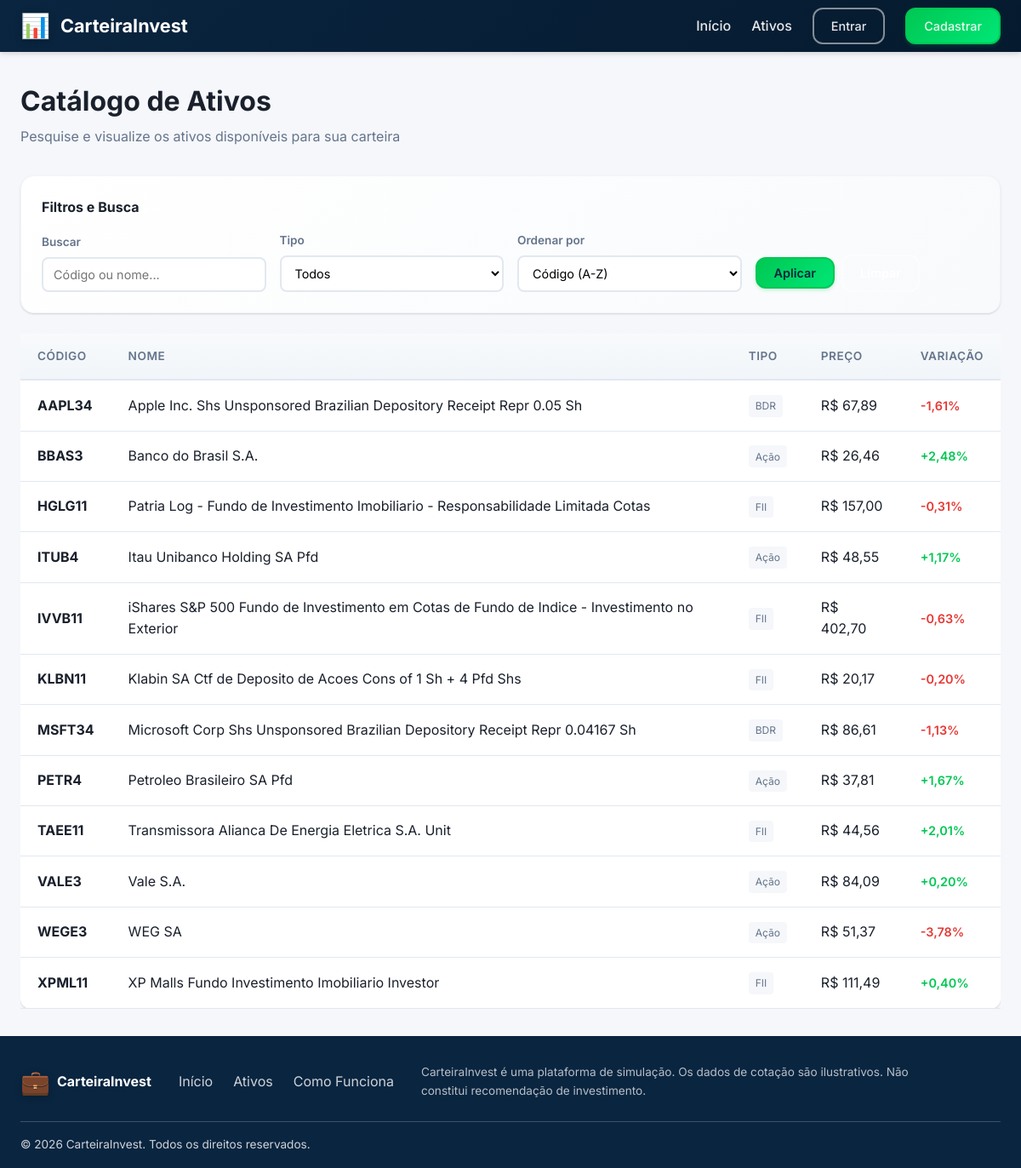
Page /ativos.php on the committed database.
### tables this page shows
CREATE TABLE `ativos` (
  `id` int(11) NOT NULL AUTO_INCREMENT,
  `codigo` varchar(20) NOT NULL,
  `nome` varchar(150) NOT NULL,
  `tipo_id` tinyint(4) NOT NULL,
  `preco_atual` decimal(18,4) DEFAULT 0.0000,
  `variacao_dia` decimal(8,2) DEFAULT 0.00,
  `created_at` timestamp NOT NULL DEFAULT current_timestamp(),
  PRIMARY KEY (`id`),
  UNIQUE KEY `uk_ativos_codigo` (`codigo`),
  KEY `idx_ativos_tipo` (`tipo_id`),
  CONSTRAINT `fk_ativos_tipos_ativo` FOREIGN KEY (`tipo_id`) REFERENCES `tipos_ativo` (`id`) ON UPDATE CASCADE
);

CREATE TABLE `tipos_ativo` (
  `id` tinyint(4) NOT NULL AUTO_INCREMENT,
  `nome` varchar(50) NOT NULL,
  `descricao` varchar(200) DEFAULT NULL,
  PRIMARY KEY (`id`),
  UNIQUE KEY `uk_tipos_ativo_nome` (`nome`)
);

### ativos.php (the view, shortened to what this page needs)
<?php
$busca = trim($_GET['q'] ?? '');
$filtroOrdenacaoAtivo = $_GET['ordenar'] ?? 'codigo_asc';
$pdo = getConnection();
$sqlAtivos = "SELECT a.*, t.nome as tipo FROM ativos a
    LEFT JOIN tipos_ativo t ON a.tipo_id = t.id
    WHERE 1=1";
$paramsAtivos = [];
switch ($filtroOrdenacaoAtivo) {
    default:
        $sqlAtivos .= " ORDER BY a.codigo ASC";
}
$stmt = $pdo->prepare($sqlAtivos);
$stmt->execute($paramsAtivos);
$ativos = $stmt->fetchAll();
include 'includes/header.php';
?>
<main class="main">
    <section class="page-header">
        <div class="container">
            <h1>Catálogo de Ativos</h1>
            <p>Pesquise e visualize os ativos disponíveis para sua carteira</p>
        </div>
    </section>
    <section class="ativos-filters">
        <div class="container">
            <div class="filters-card">
                <h3>Filtros e Busca</h3>
                <form method="GET" class="filters-form">
                    <div class="filters-grid">
                        <div class="filter-group">
                            <label>Buscar</label>
                            <input type="text" name="q" value="<?php echo htmlspecialchars($busca); ?>"
                                   placeholder="Código ou nome...">
                        </div>
                        <div class="filter-group">
                            <label>Tipo</label>
                            <select name="tipo">
                                <option value="">Todos</option>
                            </select>
                        </div>
                        <div class="filter-group">
                            <label>Ordenar por</label>
                            <select name="ordenar">
                                <option value="codigo_asc" <?php echo $filtroOrdenacaoAtivo == 'codigo_asc' ? 'selected' : ''; ?>>Código (A-Z)</option>
                            </select>
                        </div>
                        <div class="filter-actions">
                            <button type="submit" class="btn btn-primary">Aplicar</button>
                            <a href="ativos.php" class="btn btn-outline">Limpar</a>
                        </div>
                    </div>
                </form>
            </div>
        </div>
    </section>
    <section class="ativos-list">
        <div class="container">
            <?php if (empty($ativos)): ?>
            <div class="empty-state">
                <p>Nenhum ativo encontrado para "<?php echo htmlspecialchars($busca); ?>".</p>
                <a href="ativos.php" class="btn btn-outline">Ver todos os ativos</a>
            </div>
            <?php else: ?>
            <div class="table-responsive">
                <table class="table ativos-table">
                    <thead>
                        <tr>
                            <th>Código</th>
                            <th>Nome</th>
                            <th>Tipo</th>
                            <th>Preço</th>
                            <th>Variação</th>
                        </tr>
                    </thead>
                    <tbody>
                        <?php foreach ($ativos as $ativo): ?>
                        <tr>
                            <td><strong><?php echo htmlspecialchars($ativo['codigo']); ?></strong></td>
                            <td><?php echo htmlspecialchars($ativo['nome']); ?></td>
                            <td><span class="badge"><?php echo htmlspecialchars($ativo['tipo'] ?? 'N/A'); ?></span></td>
                            <td>R$ <?php echo number_format($ativo['preco_atual'], 2, ',', '.'); ?></td>
                            <td>
                                <span class="variacao <?php echo $ativo['variacao_dia'] >= 0 ? 'positive' : 'negative'; ?>">
                                    <?php echo ($ativo['variacao_dia'] >= 0 ? '+' : '') . number_format($ativo['variacao_dia'], 2, ',', '.') . '%'; ?>
                                </span>
                            </td>
                        </tr>
                        <?php endforeach; ?>
                    </tbody>
                </table>
            </div>
            <?php endif; ?>
        </div>
    </section>
</main>
<?php include 'includes/footer.php'; ?>

### assets/css/style.css (style rules this page uses)
:root { --primary: #0a2540; --primary-light: #1a365d; --primary-dark: #051a2e; --secondary: #00c853; --secondary-hover: #00e676; --secondary-light: #e8f5e9; --danger: #e53935; --danger-hover: #c62828; --danger-light: #ffebee; --positive: #00c853; --negative: #e53935; --warning: #ff9800; --info: #2196f3; --bg: #f5f7fa; --bg-light: #fafbfc; --card-bg: #ffffff; --text: #1a202c; --text-muted: #64748b; --text-light: #94a3b8; --border: #e2e8f0; --border-light: #f1f5f9; --radius: 12px; --radius-sm: 8px; --radius-lg: 16px; --shadow: 0 1px 3px rgba(0,0,0,0.05), 0 1px 2px rgba(0,0,0,0.1); --shadow-md: 0 4px 6px rgba(0,0,0,0.07), 0 2px 4px rgba(0,0,0,0.06); --shadow-hover: 0 10px 15px rgba(0,0,0,0.1), 0 4px 6px rgba(0,0,0,0.05); --shadow-lg: 0 20px 25px rgba(0,0,0,0.1), 0 10px 10px rgba(0,0,0,0.04); --font: 'Inter', -apple-system, BlinkMacSystemFont, 'Segoe UI', sans-serif; --transition: all 0.3s cubic-bezier(0.4, 0, 0.2, 1); }
* { margin: 0; padding: 0; box-sizing: border-box; }
body { font-family: var(--font); background: var(--bg); color: var(--text); line-height: 1.6; min-height: 100vh; display: flex; flex-direction: column; }
body:not(.admin-body) .main { background: var(--bg); }
.container { max-width: 1200px; margin: 0 auto; padding: 0 1.5rem; }
.btn { display: inline-flex; align-items: center; justify-content: center; padding: 0.5rem 1.25rem; font-size: 0.9rem; font-weight: 600; border-radius: var(--radius); text-decoration: none; border: 2px solid transparent; cursor: pointer; transition: all 0.2s; font-family: inherit; }
.btn-primary { background: linear-gradient(135deg, var(--secondary) 0%, var(--secondary-hover) 100%); color: var(--primary); border-color: var(--secondary); box-shadow: 0 2px 4px rgba(0, 200, 83, 0.2); }
.btn-outline { background: transparent; color: white; border-color: rgba(255,255,255,0.5); }
.variacao { font-size: 0.9rem; font-weight: 600; }
.variacao.positive { color: var(--positive); }
.variacao.negative { color: var(--negative); }
.main { flex: 1; padding: 2rem 0; }
.page-header { margin-bottom: 2rem; }
.page-header h1 { font-size: 2rem; margin-bottom: 0.25rem; }
.page-header p { color: var(--text-muted); margin-bottom: 1rem; }
.table-responsive { overflow-x: auto; }
.table { width: 100%; border-collapse: collapse; background: white; border-radius: var(--radius); overflow: visible; box-shadow: var(--shadow); }
.table th, .table td { padding: 1rem 1.25rem; text-align: left; border-bottom: 1px solid var(--border); }
.table th { background: linear-gradient(180deg, #f8fafc 0%, #f1f5f9 100%); font-weight: 600; font-size: 0.85rem; text-transform: uppercase; letter-spacing: 0.5px; color: var(--text-muted); border-bottom: 2px solid var(--border); }
.table tbody tr { transition: var(--transition); }
.badge { display: inline-block; padding: 0.2rem 0.5rem; font-size: 0.75rem; background: var(--bg); border-radius: 4px; color: var(--text-muted); }
html { scroll-behavior: smooth; }
.carteira-filters, .ativos-filters { margin-bottom: 1.5rem; }
.filters-card { background: linear-gradient(135deg, #ffffff 0%, #f8fafc 100%); padding: 1.5rem; border-radius: var(--radius-lg); box-shadow: var(--shadow); border: 1px solid var(--border-light); }
.filters-card h3 { margin-bottom: 1rem; font-size: 1rem; color: var(--text); }
.filters-form { margin-top: 0.5rem; }
.filters-grid { display: grid; grid-template-columns: repeat(auto-fit, minmax(180px, 1fr)); gap: 1rem; align-items: end; }
.filter-group { display: flex; flex-direction: column; }
.filter-group label { font-size: 0.85rem; font-weight: 600; color: var(--text-muted); margin-bottom: 0.4rem; }
.filter-group input, .filter-group select { padding: 0.6rem 0.75rem; border: 2px solid var(--border); border-radius: var(--radius-sm); font-size: 0.9rem; transition: var(--transition); background: white; font-family: inherit; }
.filter-actions { display: flex; gap: 0.5rem; align-items: center; }

### rows in the picture
ativos: codigo "AAPL34", nome "Apple Inc. Shs Unsponsored Brazilian Depository Receipt Repr 0.05 Sh", tipo.nome "BDR", preco_atual "67,89", variacao_dia "-1,61"
ativos: codigo "BBAS3", nome "Banco do Brasil S.A.", tipo.nome "Ação", preco_atual "26,46", variacao_dia "2,48"
ativos: codigo "HGLG11", nome "Patria Log - Fundo de Investimento Imobiliario - Responsabilidade Limitada Cotas", tipo.nome "FII", preco_atual "157,00", variacao_dia "-0,31"
ativos: codigo "ITUB4", nome "Itau Unibanco Holding SA Pfd", tipo.nome "Ação", preco_atual "48,55", variacao_dia "1,17"
ativos: codigo "IVVB11", nome "iShares S&P 500 Fundo de Investimento em Cotas de Fundo de Indice - Investimento no Exterior", tipo.nome "FII", preco_atual "402,70", variacao_dia "-0,63"
ativos: codigo "KLBN11", nome "Klabin SA Ctf de Deposito de Acoes Cons of 1 Sh + 4 Pfd Shs", tipo.nome "FII", preco_atual "20,17", variacao_dia "-0,20"
ativos: codigo "MSFT34", nome "Microsoft Corp Shs Unsponsored Brazilian Depository Receipt Repr 0.04167 Sh", tipo.nome "BDR", preco_atual "86,61", variacao_dia "-1,13"
ativos: codigo "PETR4", nome "Petroleo Brasileiro SA Pfd", tipo.nome "Ação", preco_atual "37,81", variacao_dia "1,67"
ativos: codigo "TAEE11", nome "Transmissora Alianca De Energia Eletrica S.A. Unit", tipo.nome "FII", preco_atual "44,56", variacao_dia "2,01"
ativos: codigo "VALE3", nome "Vale S.A.", tipo.nome "Ação", preco_atual "84,09", variacao_dia "0,20"
ativos: codigo "WEGE3", nome "WEG SA", tipo.nome "Ação", preco_atual "51,37", variacao_dia "-3,78"
ativos: codigo "XPML11", nome "XP Malls Fundo Investimento Imobiliario Investor", tipo.nome "FII", preco_atual "111,49", variacao_dia "0,40"
